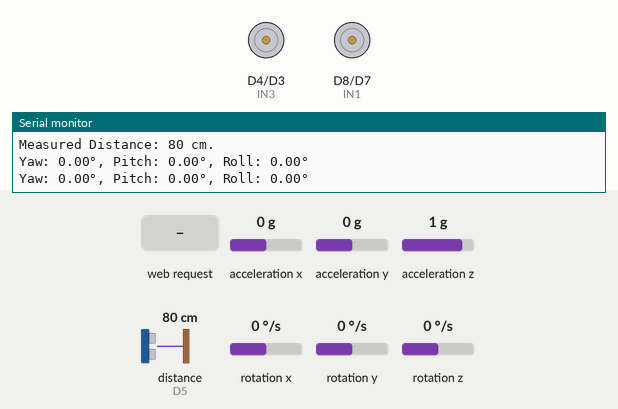
Simulated run of this sketch. Board: ESP8266 (NodeMCU). On the bench: motor-driver pin pairs drawn as motors (green arrow = first pin HIGH = forward, orange = second pin HIGH = backward, longer = more drive), the last lines printed to the serial monitor. Wiring (inferred from the names in the program): ultrasonic range finder: trigger D6; echo D5. The inputs (shaded band) are chosen by the test bench; at power-on: acceleration x 0 g, acceleration y 0 g, acceleration z 1 g, distance to the obstacle (sensor on D5) 80 cm, rotation x 0 °/s, rotation y 0 °/s, rotation z 0 °/s. The echo pulse lasts 58.3 µs per cm.

Above: at 1.7 s.
1.8 s: HTTP request GET /command?cmd=F received
At 3.0 s:
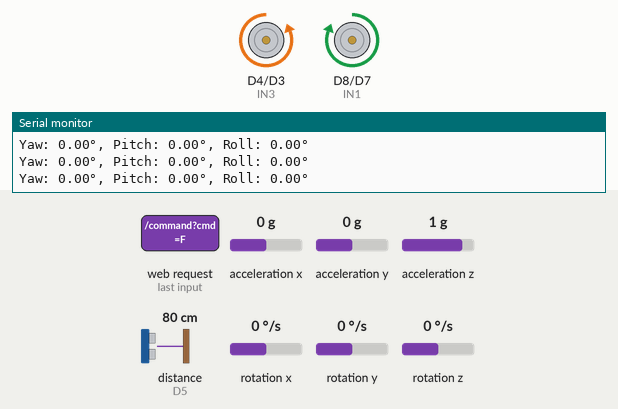
3.3 s: HTTP request GET /command?cmd=B received
At 3.9 s:
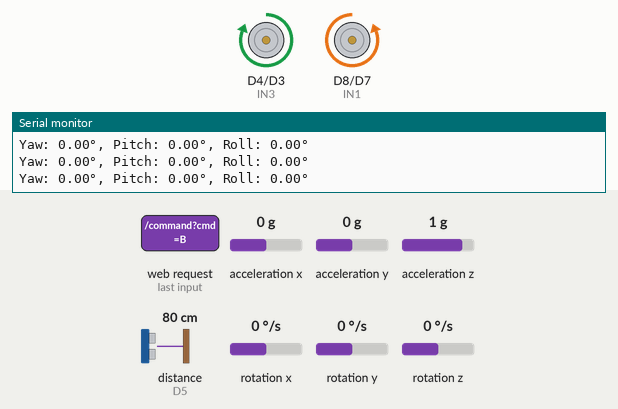
4.8 s: HTTP request GET /command?cmd=L received
At 5.5 s:
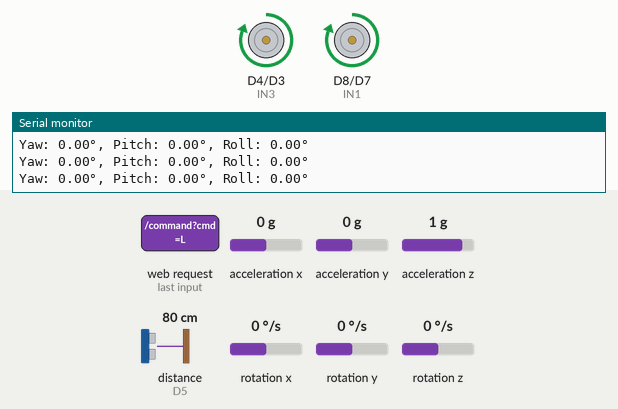
6.3 s: HTTP request GET /command?cmd=R received
At 7.4 s:
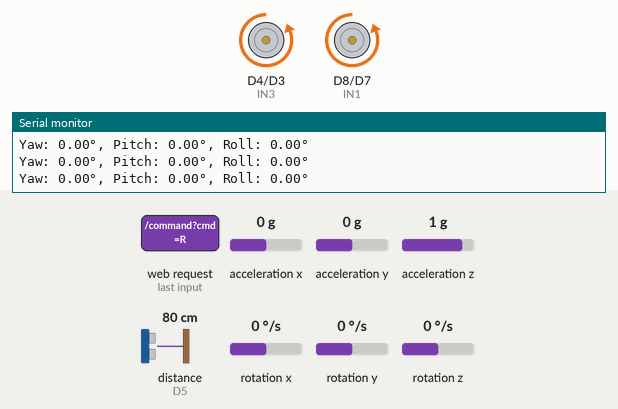
Timing chart, 0 to 9.3 s (numbered marks = the images above; inputs shaded):
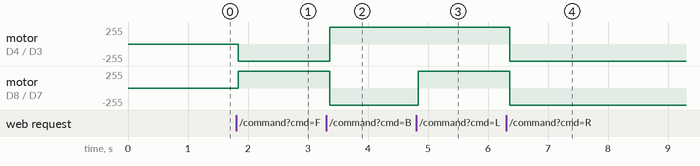

The sketch:

NodeMCU_Car.ino
```cpp
#include <ESP8266WiFi.h>
#include <ESP8266WebServer.h>
#include <Wire.h>
#include <MPU6050_6Axis_MotionApps20.h>  // Use the DMP library

// Motor Control Pins
#define IN1 D8  // Right Motor Forward
#define IN2 D7  // Right Motor Backward
#define IN3 D4  // Left Motor Forward
#define IN4 D3  // Left Motor Backward

// Ultrasonic Sensor Pins
#define TRIG_PIN D6  // Trigger Pin
#define ECHO_PIN D5  // Echo Pin

ESP8266WebServer server(80);  // Initialize web server on port 80
MPU6050 mpu;  // Create MPU6050 object

// Variables
long distance = -1;  // Distance measured
unsigned long lastMeasureTime = 0;

// MPU6050 DMP variables
uint8_t fifoBuffer[64];  // FIFO storage buffer
Quaternion q;            // [w, x, y, z]         quaternion container
VectorFloat gravity;     // [x, y, z]            gravity vector
float ypr[3];            // [yaw, pitch, roll]   yaw/pitch/roll container and gravity vector

float estimated_yaw = 0.0;
float estimated_pitch = 0.0;
float estimated_roll = 0.0;

// Moving Average Filter for yaw
#define YAW_BUFFER_SIZE 10
float yawBuffer[YAW_BUFFER_SIZE];
int yawBufferIndex = 0;
float yawSum = 0.0;

void setup() {
  Serial.begin(9600);
  Serial.println("ESP8266 Car Initialized.");

  // Initialize Motor Control Pins
  pinMode(IN1, OUTPUT);
  pinMode(IN2, OUTPUT);
  pinMode(IN3, OUTPUT);
  pinMode(IN4, OUTPUT);

  // Ensure motors are stopped at startup
  stopCar();

  // Initialize Ultrasonic Sensor Pins
  pinMode(TRIG_PIN, OUTPUT);
  pinMode(ECHO_PIN, INPUT);
  digitalWrite(TRIG_PIN, LOW);

  // Setup Wi-Fi as Access Point
  WiFi.mode(WIFI_AP);
  WiFi.softAP("ESP8266_Car", "password");  // Change SSID and Password as needed
  Serial.print("Access Point IP: ");
  Serial.println(WiFi.softAPIP());

  // Define Routes
  server.on("/", handleRoot);
  server.on("/command", handleCommand);
  server.on("/distance", handleDistance);
  server.on("/mpu", handleMPUData);

  // Start the server
  server.begin();
  Serial.println("Web server started.");

  // Initialize MPU6050 with DMP
  Wire.begin(D2, D1);  // SDA to D2, SCL to D1
  mpu.initialize();
  if (mpu.testConnection()) {
    Serial.println("MPU6050 connection successful");
  } else {
    Serial.println("MPU6050 connection failed");
  }

  // Initialize DMP
  uint8_t devStatus = mpu.dmpInitialize();

  // Supply your own offsets here, e.g., mpu.setXAccelOffset(yourOffset);
  // You can find offsets by running the MPU6050_calibration sketch
  mpu.setXAccelOffset(-2291);
  mpu.setYAccelOffset(-1602);
  mpu.setZAccelOffset(1228);
  mpu.setXGyroOffset(87);
  mpu.setYGyroOffset(-72);
  mpu.setZGyroOffset(8);

  if (devStatus == 0) {
    mpu.setDMPEnabled(true);
    Serial.println("DMP ready");

    // Set DMP output rate (e.g., 50 Hz)
    mpu.setRate(4);  // Set the rate to 200 / (1 + 4) = 40 Hz
  } else {
    Serial.print("DMP Initialization failed (code ");
    Serial.print(devStatus);
    Serial.println(")");
  }

  // Initialize yaw buffer
  for (int i = 0; i < YAW_BUFFER_SIZE; i++) {
    yawBuffer[i] = 0.0;
  }
}

void loop() {
  server.handleClient();

  // Update distance every 500 ms
  if (millis() - lastMeasureTime >= 500) {
    lastMeasureTime = millis();
    distance = measureDistance();
  }

  // Read MPU6050 data when available
  if (mpu.dmpGetCurrentFIFOPacket(fifoBuffer)) {
    // Get quaternion and gravity vectors
    mpu.dmpGetQuaternion(&q, fifoBuffer);
    mpu.dmpGetGravity(&gravity, &q);
    mpu.dmpGetYawPitchRoll(ypr, &q, &gravity);

    // Convert yaw, pitch, roll from radians to degrees
    float raw_yaw = ypr[0] * 180 / PI;
    estimated_pitch = ypr[1] * 180 / PI;
    estimated_roll = ypr[2] * 180 / PI;

    // Map yaw angle from -180° to 180° to 0° to 360°
    if (raw_yaw < 0) {
      raw_yaw += 360.0;
    }
    estimated_yaw = raw_yaw;

    // Apply moving average filter to yaw
    yawSum -= yawBuffer[yawBufferIndex];
    yawBuffer[yawBufferIndex] = estimated_yaw;
    yawSum += estimated_yaw;
    yawBufferIndex = (yawBufferIndex + 1) % YAW_BUFFER_SIZE;
    float yawAverage = yawSum / YAW_BUFFER_SIZE;
    estimated_yaw = yawAverage;

    // Print readings to Serial Monitor
    Serial.print("Yaw: ");
    Serial.print(estimated_yaw, 2);
    Serial.print("°, Pitch: ");
    Serial.print(estimated_pitch, 2);
    Serial.print("°, Roll: ");
    Serial.print(estimated_roll, 2);
    Serial.println("°");
  }
}

// Stop all motors
void stopCar() {
  digitalWrite(IN1, LOW);
  digitalWrite(IN2, LOW);
  digitalWrite(IN3, LOW);
  digitalWrite(IN4, LOW);
  Serial.println("Car Stopped.");
}

// Move forward
void moveForward() {
  digitalWrite(IN1, HIGH);
  digitalWrite(IN2, LOW);
  digitalWrite(IN3, LOW);
  digitalWrite(IN4, HIGH);
  Serial.println("Moving Forward.");
}

// Move backward
void moveBackward() {
  digitalWrite(IN1, LOW);
  digitalWrite(IN2, HIGH);
  digitalWrite(IN3, HIGH);
  digitalWrite(IN4, LOW);
  Serial.println("Moving Backward.");
}

// Turn left
void turnLeft() {
  digitalWrite(IN1, HIGH);
  digitalWrite(IN2, LOW);
  digitalWrite(IN3, HIGH);
  digitalWrite(IN4, LOW);
  Serial.println("Turning Left.");
}

// Turn right
void turnRight() {
  digitalWrite(IN1, LOW);
  digitalWrite(IN2, HIGH);
  digitalWrite(IN3, LOW);
  digitalWrite(IN4, HIGH);
  Serial.println("Turning Right.");
}

// Rotate around left wheels (only right wheels move forward)
void rotateAroundLeft() {
  digitalWrite(IN1, HIGH);  // Right Motor Forward
  digitalWrite(IN2, LOW);
  digitalWrite(IN3, LOW);   // Left Motor Stopped
  digitalWrite(IN4, LOW);
  Serial.println("Rotating Around Left Wheels.");
}

// Rotate around right wheels (only left wheels move forward)
void rotateAroundRight() {
  digitalWrite(IN1, LOW);   // Right Motor Stopped
  digitalWrite(IN2, LOW);
  digitalWrite(IN3, LOW);   // Left Motor Forward
  digitalWrite(IN4, HIGH);
  Serial.println("Rotating Around Right Wheels.");
}

// Measure distance using ultrasonic sensor
long measureDistance() {
  long duration, measured_distance;

  // Ensure TRIG_PIN is low
  digitalWrite(TRIG_PIN, LOW);
  delayMicroseconds(2);

  // Send 10µs pulse to TRIG_PIN
  digitalWrite(TRIG_PIN, HIGH);
  delayMicroseconds(10);
  digitalWrite(TRIG_PIN, LOW);

  // Read ECHO_PIN
  duration = pulseIn(ECHO_PIN, HIGH, 30000);  // Timeout after 30ms

  // Calculate distance in cm
  if (duration == 0) {
    Serial.println("No echo received.");
    measured_distance = -1;
  } else {
    measured_distance = (duration / 2) / 29.1;
    Serial.print("Measured Distance: ");
    Serial.print(measured_distance);
    Serial.println(" cm.");
  }
  return measured_distance;
}

// Handle MPU6050 data request with DMP data
void handleMPUData() {
  // Prepare JSON response with DMP data
  String jsonResponse = "{";
  jsonResponse += "\"estimated_pitch\": " + String(estimated_pitch, 2) + ",";
  jsonResponse += "\"estimated_roll\": " + String(estimated_roll, 2) + ",";
  jsonResponse += "\"estimated_yaw\": " + String(estimated_yaw, 2) + "}";
  server.send(200, "application/json", jsonResponse);
}

// Create the HTML web page
String createWebPage() {
  String page = "<!DOCTYPE html><html><head><title>ESP8266 Car Control</title>";
  page += "<style>";
  page += "body { text-align: center; font-family: Arial; }";
  page += ".button { width: 80px; height: 80px; font-size: 30px; margin: 10px; }";
  page += "</style></head><body>";
  page += "<h1>ESP8266 Car Control</h1>";
  page += "<div>";
  page += "<button class='button' id='forward'>Forward</button><br>";
  page += "<button class='button' id='left'>Left</button>";
  page += "<button class='button' id='stop'>Stop</button>";
  page += "<button class='button' id='right'>Right</button><br>";
  page += "<button class='button' id='backward'>Back</button><br>";
  page += "<button class='button' id='rotateLeft'>Rotate L</button>";
  page += "<button class='button' id='rotateRight'>Rotate R</button>";
  page += "</div>";
  page += "<p>Distance: <span id='distance'>-</span> cm</p>";
  page += "<p>MPU6050 Data:</p>";
  page += "<p>Pitch: <span id='pitch'>-</span>°, Roll: <span id='roll'>-</span>°, Yaw: <span id='yaw'>-</span>°</p>";
  page += "<script>";
  page += "function sendCommand(cmd){ fetch('/command?cmd=' + cmd); }";
  page += "function addButtonEvent(id, cmd){";
  page += "  var button = document.getElementById(id);";
  page += "  button.addEventListener('touchstart', function(e){ e.preventDefault(); sendCommand(cmd); });";
  page += "  button.addEventListener('touchend', function(e){ e.preventDefault(); sendCommand('S'); });";
  page += "  button.addEventListener('mousedown', function(){ sendCommand(cmd); });";
  page += "  button.addEventListener('mouseup', function(){ sendCommand('S'); });";
  page += "}";
  page += "addButtonEvent('forward', 'F');";
  page += "addButtonEvent('backward', 'B');";
  page += "addButtonEvent('left', 'L');";
  page += "addButtonEvent('right', 'R');";
  page += "addButtonEvent('rotateLeft', 'RL');";
  page += "addButtonEvent('rotateRight', 'RR');";
  page += "function updateDistance(){";
  page += "  fetch('/distance').then(function(response){ return response.text(); }).then(function(data){";
  page += "    document.getElementById('distance').innerHTML = data;";
  page += "  });";
  page += "}";
  page += "function updateMPUData(){";
  page += "  fetch('/mpu').then(function(response){ return response.json(); }).then(function(data){";
  page += "    document.getElementById('pitch').innerHTML = data.estimated_pitch.toFixed(2);";
  page += "    document.getElementById('roll').innerHTML = data.estimated_roll.toFixed(2);";
  page += "    document.getElementById('yaw').innerHTML = data.estimated_yaw.toFixed(2);";
  page += "  });";
  page += "}";
  page += "setInterval(updateDistance, 500);";  // Update every 500ms
  page += "setInterval(updateMPUData, 500);";   // Update every 500ms
  page += "</script></body></html>";
  return page;
}

// Handle root path "/"
void handleRoot() {
  server.send(200, "text/html", createWebPage());
}

// Handle command path "/command?cmd=..."
void handleCommand() {
  if (server.hasArg("cmd")) {
    String cmd = server.arg("cmd");
    Serial.print("Received Command: ");
    Serial.println(cmd);

    if (cmd == "F") {
      moveForward();
    } else if (cmd == "B") {
      moveBackward();
    } else if (cmd == "L") {
      turnLeft();
    } else if (cmd == "R") {
      turnRight();
    } else if (cmd == "S") {
      stopCar();
    } else if (cmd == "RL") {
      rotateAroundLeft();
    } else if (cmd == "RR") {
      rotateAroundRight();
    } else {
      Serial.println("Unknown Command.");
    }
  } else {
    stopCar();
  }
  server.send(204, "text/plain", "");  // Send empty response
}

// Handle distance update
void handleDistance() {
  server.send(200, "text/plain", String(distance));
}
```

Measured:
- after the input at 1.8 s, motor on D4 (IN3) / D3 (IN4): stopped → backward 255/255 at once; motor on D8 (IN1) / D7 (IN2): stopped → forward 255/255 at once
- after the input at 3.3 s, motor on D4 (IN3) / D3 (IN4): backward 255/255 → forward 255/255 after 0.06 s; motor on D8 (IN1) / D7 (IN2): forward 255/255 → backward 255/255 after 0.06 s
- after the input at 4.8 s, motor on D8 (IN1) / D7 (IN2): backward 255/255 → forward 255/255 at once
- after the input at 6.3 s, motor on D4 (IN3) / D3 (IN4), motor on D8 (IN1) / D7 (IN2): forward 255/255 → backward 255/255 after 0.06 s
